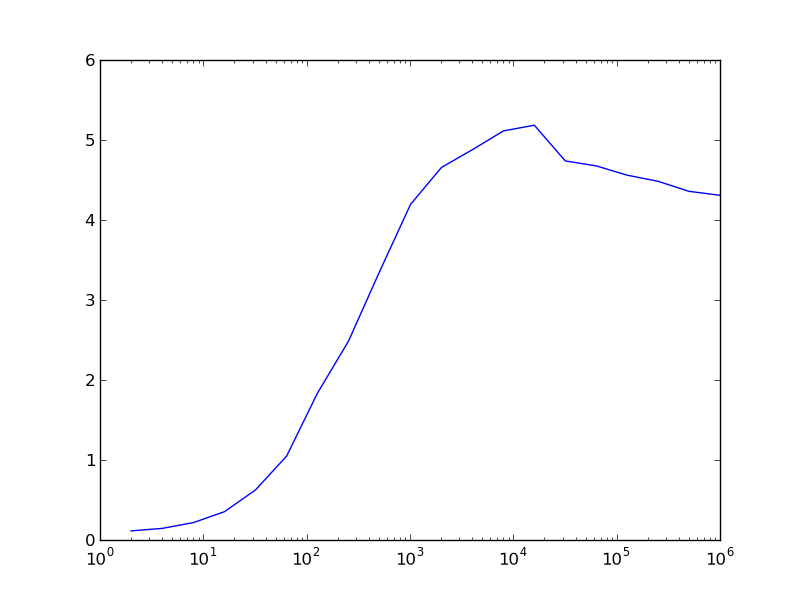

Here is the Python script that generated this plot:
import numpy as np
import math
import timeit
import matplotlib.pyplot as plt

def f_numpy(nmax):
    x = np.linspace(0, np.pi, nmax)
    result = np.sin(x)

def f_math(nmax):
    dx = math.pi/(nmax-1)
    result = [math.sin(n*dx) for n in xrange(nmax)]

x = []
y = []
for n in np.logspace(0.31, 6, 20):
    nint = int(n)
    t_numpy = timeit.timeit("f_numpy(%i)" % nint,
                            "from __main__ import f_numpy",
                            number=20)
    t_math = timeit.timeit("f_math(%i)" % nint,
                            "from __main__ import f_math",
                            number=20)
    x.append(nint)
    y.append(t_math/t_numpy)
plt.plot(x, y)
plt.xscale("log")
plt.savefig("profiling_1.png")
plt.close()
